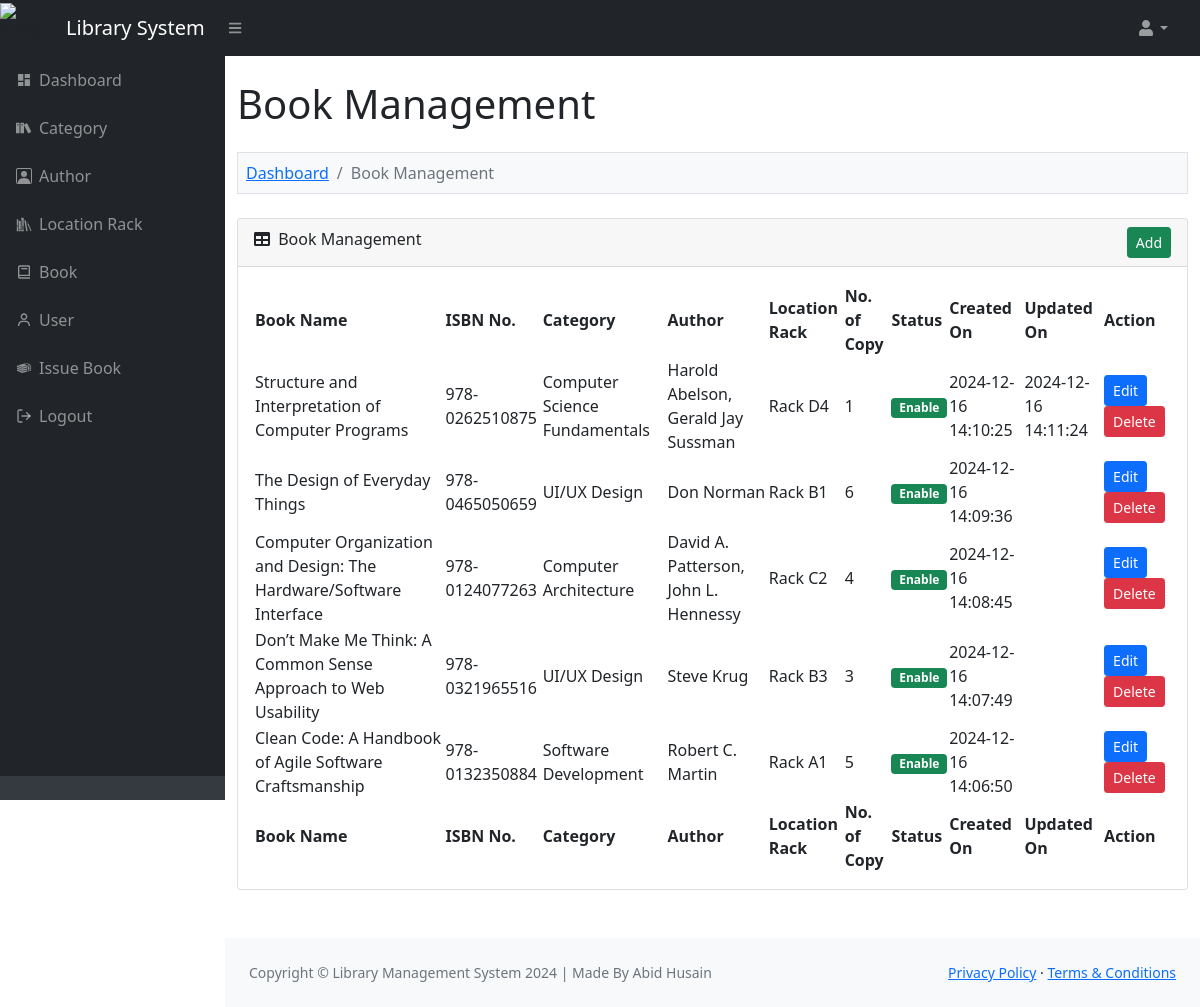
The page /admin/book.php (signed in) on the database its author committed.
### tables this page shows
CREATE TABLE `lms_book` (
  `book_id` int(11) NOT NULL,
  `book_category` varchar(200) NOT NULL,
  `book_author` varchar(200) NOT NULL,
  `book_location_rack` varchar(100) NOT NULL,
  `book_name` text NOT NULL,
  `book_isbn_number` varchar(30) NOT NULL,
  `book_no_of_copy` int(5) NOT NULL,
  `book_status` enum('Enable','Disable') NOT NULL,
  `book_added_on` varchar(30) NOT NULL,
  `book_updated_on` varchar(30) NOT NULL
);

### function.php (called while the page is built, shortened)
<?php
function convert_data($string, $action = 'encrypt')
{
	$encrypt_method = "AES-256-CBC";
	$secret_key = 'AA74CDCC2BBRT935136HH7B63C27';
	$secret_iv = '5fgf5HJ5g27';
	$key = hash('sha256', $secret_key);
	$iv = substr(hash('sha256', $secret_iv), 0, 16);
	if ($action == 'encrypt')
	{
		$output = openssl_encrypt($string, $encrypt_method, $key, 0, $iv);
	    $output = base64_encode($output);
	}
	else if ($action == 'decrypt')
	{
		$output = openssl_decrypt(base64_decode($string), $encrypt_method, $key, 0, $iv);
	}
	return $output;
}
?>

### admin/book.php (the view, shortened to what this page needs)
<?php
include '../database_connection.php';
include '../function.php';
$error = '';
$query = "
	SELECT * FROM lms_book
    ORDER BY book_id DESC
";
$statement = $connect->prepare($query);
$statement->execute();
include '../header.php';
?>
<div class="container-fluid py-4" style="min-height: 700px;">
	<h1>Book Management</h1>
	<?php
	if(isset($_GET["action"]))
	{
		if($_GET["action"] == 'add')
		{
	?>
	<ol class="breadcrumb mt-4 mb-4 bg-light p-2 border">
		<li class="breadcrumb-item"><a href="index.php">Dashboard</a></li>
        <li class="breadcrumb-item"><a href="book.php">Book Management</a></li>
        <li class="breadcrumb-item active">Add Book</li>
    </ol>
    <?php
    if($error != '')
    {
    	echo '<div class="alert alert-danger alert-dismissible fade show" role="alert"><ul class="list-unstyled">'.$error.'</ul> <button type="button" class="btn-close" data-bs-dismiss="alert" aria-label="Close"></button></div>';
    }
    ?>
    <div class="card mb-4">
    	<div class="card-header">
    		<i class="fas fa-user-plus"></i> Add New Book
        </div>
        <div class="card-body">
        	<form method="post">
        		<div class="row">
        			<div class="col-md-6">
        				<div class="mb-3">
        					<label class="form-label">Book Name</label>
        					<input type="text" name="book_name" id="book_name" class="form-control" />
        				</div>
        			</div>
        			<div class="col-md-6">
        				<div class="mb-3">
        					<label class="form-label">Select Author</label>
        					<select name="book_author" id="book_author" class="form-control">
        						<?php echo fill_author($connect); ?>
        					</select>
        				</div>
        			</div>
        		</div>
        		<div class="row">
        			<div class="col-md-6">
        				<div class="mb-3">
        					<label class="form-label">Select Category</label>
        					<select name="book_category" id="book_category" class="form-control">
        						<?php echo fill_category($connect); ?>
        					</select>
        				</div>
        			</div>
        			<div class="col-md-6">
        				<div class="mb-3">
        					<label class="form-label">Select Location Rack</label>
        					<select name="book_location_rack" id="book_location_rack" class="form-control">
        						<?php echo fill_location_rack($connect); ?>
        					</select>
        				</div>
        			</div>
        		</div>
        		<div class="row">
        			<div class="col-md-6">
        				<div class="mb-3">
        					<label class="form-label">Book ISBN Number</label>
        					<input type="text" name="book_isbn_number" id="book_isbn_number" class="form-control" />
        				</div>
        			</div>
        			<div class="col-md-6">
        				<div class="mb-3">
        					<label class="form-label">No. of Copy</label>
        					<input type="number" name="book_no_of_copy" id="book_no_of_copy" step="1" class="form-control" />
        				</div>
        			</div>
        		</div>
        		<div class="mt-4 mb-3 text-center">
        			<input type="submit" name="add_book" class="btn btn-success" value="Add" />
        		</div>
        	</form>
        </div>
    </div>
	<?php
		}
		else if($_GET["action"] == 'edit')
		{
			$book_id = convert_data($_GET["code"], 'decrypt');
			if($book_id > 0)
			{
				$query = "
				SELECT * FROM lms_book
                WHERE book_id = '$book_id'
				";
				$book_result = $connect->query($query);
				foreach($book_result as $book_row)
				{
	?>
	<ol class="breadcrumb mt-4 mb-4 bg-light p-2 border">
		<li class="breadcrumb-item"><a href="index.php">Dashboard</a></li>
        <li class="breadcrumb-item"><a href="book.php">Book Management</a></li>
        <li class="breadcrumb-item active">Edit Book</li>
    </ol>
    <div class="card mb-4">
    	<div class="card-header">
    		<i class="fas fa-user-plus"></i> Edit Book Details
       	</div>
       	<div class="card-body">
       		<form method="post">
       			<div class="row">
       				<div class="col-md-6">
       					<div class="mb-3">
       						<label class="form-label">Book Name</label>
       						<input type="text" name="book_name" id="book_name" class="form-control" value="<?php echo $book_row['book_name']; ?>" />
       					</div>
       				</div>
       				<div class="col-md-6">
       					<div class="mb-3">
       						<label class="form-label">Select Author</label>
       						<select name="book_author" id="book_author" class="form-control">
       							<?php echo fill_author($connect); ?>
       						</select>
       					</div>
       				</div>
       			</div>
       			<div class="row">
       				<div class="col-md-6">
       					<div class="mb-3">
       						<label class="form-label">Select Category</label>
       						<select name="book_category" id="book_category" class="form-control">
       							<?php echo fill_category($connect); ?>
       						</select>
       					</div>
       				</div>
       				<div class="col-md-6">
       					<div class="mb-3">
       						<label class="form-label">Select Location Rack</label>
       						<select name="book_location_rack" id="book_location_rack" class="form-control">
       							<?php echo fill_location_rack($connect); ?>
       						</select>
       					</div>
       				</div>
       			</div>
       			<div class="row">
       				<div class="col-md-6">
       					<div class="mb-3">
       						<label class="form-label">Book ISBN Number</label>
       						<input type="text" name="book_isbn_number" id="book_isbn_number" class="form-control" value="<?php echo $book_row['book_isbn_number']; ?>" />
       					</div>
       				</div>
       				<div class="col-md-6">
       					<div class="mb-3">
       						<label class="form-label">No. of Copy</label>
       						<input type="number" name="book_no_of_copy" id="book_no_of_copy" class="form-control" step="1" value="<?php echo $book_row['book_no_of_copy']; ?>" />
       					</div>
       				</div>
       			</div>
       			<div class="mt-4 mb-3 text-center">
       				<input type="hidden" name="book_id" value="<?php echo $book_row['book_id']; ?>" />
       				<input type="submit" name="edit_book" class="btn btn-primary" value="Edit" />
       			</div>
       		</form>
       		<script>
       			document.getElementById('book_author').value = "<?php echo $book_row['book_author']; ?>";
       			document.getElementById('book_category').value = "<?php echo $book_row['book_category']; ?>";
       			document.getElementById('book_location_rack').value = "<?php echo $book_row['book_location_rack']; ?>";
       		</script>
       	</div>
   	</div>
	<?php
				}
			}
		}
	}
	else
	{
	?>
	<ol class="breadcrumb mt-4 mb-4 bg-light p-2 border">
		<li class="breadcrumb-item"><a href="index.php">Dashboard</a></li>
		<li class="breadcrumb-item active">Book Management</li>
	</ol>
	<div class="card mb-4">
		<div class="card-header">
			<div class="row">
				<div class="col col-md-6">
					<i class="fas fa-table me-1"></i> Book Management
                </div>
                <div class="col col-md-6" align="right">
                	<a href="book.php?action=add" class="btn btn-success btn-sm">Add</a>
                </div>
            </div>
        </div>
        <div class="card-body">
        	<table id="datatablesSimple">
        		<thead>
        			<tr>
        				<th>Book Name</th>
        				<th>ISBN No.</th>
        				<th>Category</th>
        				<th>Author</th>
        				<th>Location Rack</th>
        				<th>No. of Copy</th>
        				<th>Status</th>
        				<th>Created On</th>
        				<th>Updated On</th>
        				<th>Action</th>
        			</tr>
        		</thead>
        		<tfoot>
        			<tr>
        				<th>Book Name</th>
        				<th>ISBN No.</th>
        				<th>Category</th>
        				<th>Author</th>
        				<th>Location Rack</th>
        				<th>No. of Copy</th>
        				<th>Status</th>
        				<th>Created On</th>
        				<th>Updated On</th>
        				<th>Action</th>
        			</tr>
        		</tfoot>
        		<tbody>
        		<?php
        		if($statement->rowCount() > 0)
        		{
        			foreach($statement->fetchAll() as $row)
        			{
        				$book_status = '';
        				if($row['book_status'] == 'Enable')
        				{
        					$book_status = '<div class="badge bg-success">Enable</div>';
        				}
        				else
        				{
        					$book_status = '<div class="badge bg-danger">Disable</div>';
        				}
        				echo '
        				<tr>
        					<td>'.$row["book_name"].'</td>
        					<td>'.$row["book_isbn_number"].'</td>
        					<td>'.$row["book_category"].'</td>
        					<td>'.$row["book_author"].'</td>
        					<td>'.$row["book_location_rack"].'</td>
        					<td>'.$row["book_no_of_copy"].'</td>
        					<td>'.$book_status.'</td>
        					<td>'.$row["book_added_on"].'</td>
        					<td>'.$row["book_updated_on"].'</td>
        					<td>
        						<a href="book.php?action=edit&code='.convert_data($row["book_id"]).'" class="btn btn-sm btn-primary">Edit</a>
        						<button type="button" name="delete_button" class="btn btn-danger btn-sm" onclick="delete_data(`'.$row["book_id"].'`, `'.$row["book_status"].'`)">Delete</button>
        					</td>
        				</tr>
        				';
        			}
        		}
        		else
        		{
        			echo '
        			<tr>
        				<td colspan="10" class="text-center">No Data Found</td>
        			</tr>
        			';
        		}
        		?>
        		</tbody>
        	</table>
        </div>
    </div>
    <?php
	}
    ?>
</div>
<?php
include '../footer.php';
?>

### rows shown on the page
lms_book: book_name "Structure and Interpretation of Computer Programs", book_isbn_number "978-0262510875", book_category "Computer Science Fundamentals", book_author "Harold Abelson, Gerald Jay Sussman", book_location_rack "Rack D4", book_no_of_copy "1", book_status "Enable", book_added_on "2024-12-16 14:10:25", book_updated_on "2024-12-16 14:11:24"
lms_book: book_name "The Design of Everyday Things", book_isbn_number "978-0465050659", book_category "UI/UX Design", book_author "Don Norman", book_location_rack "Rack B1", book_no_of_copy "6", book_status "Enable", book_added_on "2024-12-16 14:09:36"
lms_book: book_name "Computer Organization and Design: The Hardware/Software Interface", book_isbn_number "978-0124077263", book_category "Computer Architecture", book_author "David A. Patterson, John L. Hennessy", book_location_rack "Rack C2", book_no_of_copy "4", book_status "Enable", book_added_on "2024-12-16 14:08:45"
lms_book: book_name "Don’t Make Me Think: A Common Sense Approach to Web Usability", book_isbn_number "978-0321965516", book_category "UI/UX Design", book_author "Steve Krug", book_location_rack "Rack B3", book_no_of_copy "3", book_status "Enable", book_added_on "2024-12-16 14:07:49"
lms_book: book_name "Clean Code: A Handbook of Agile Software Craftsmanship", book_isbn_number "978-0132350884", book_category "Software Development", book_author "Robert C. Martin", book_location_rack "Rack A1", book_no_of_copy "5", book_status "Enable", book_added_on "2024-12-16 14:06:50"
